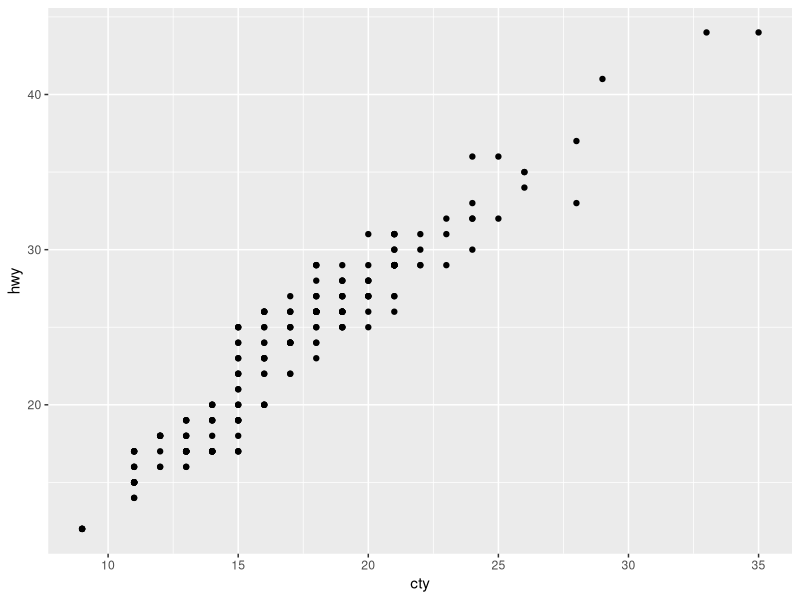
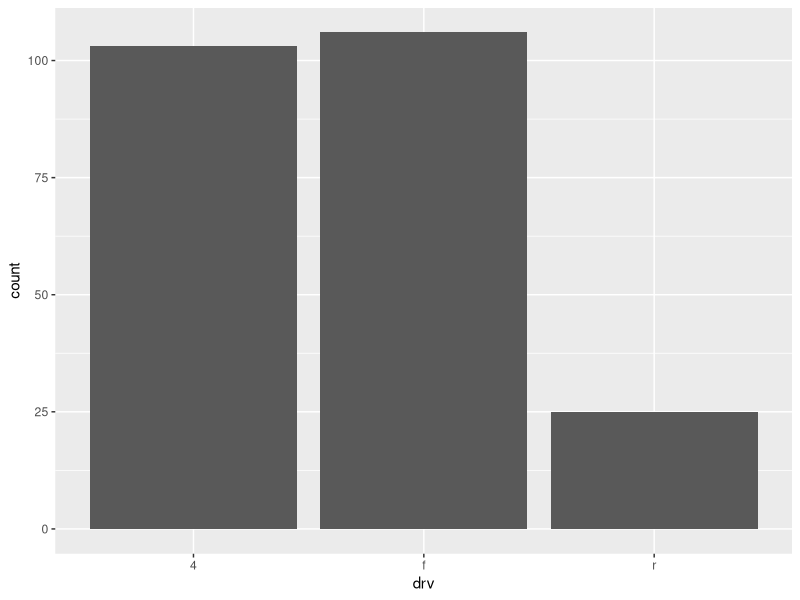
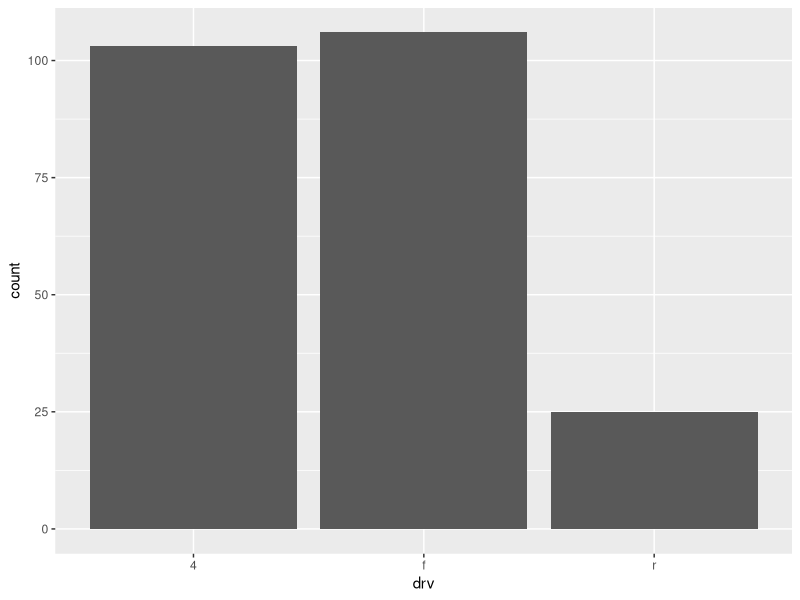
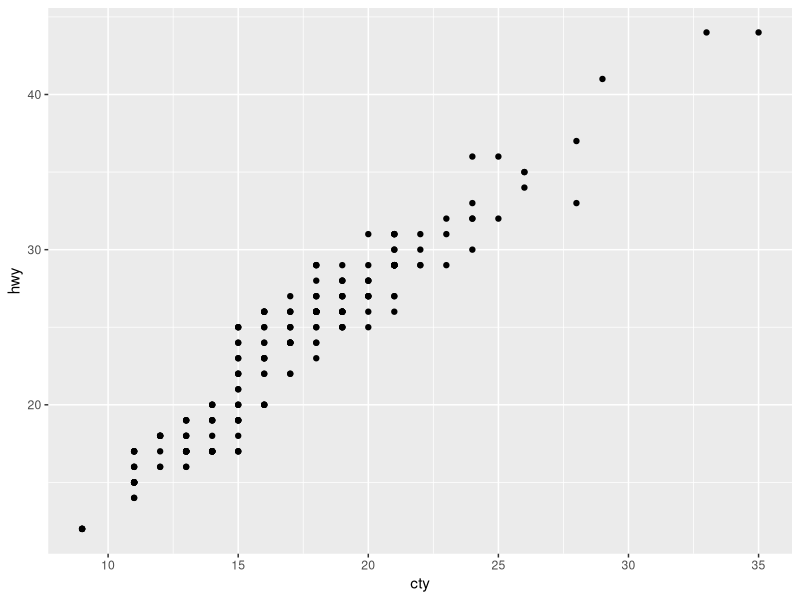
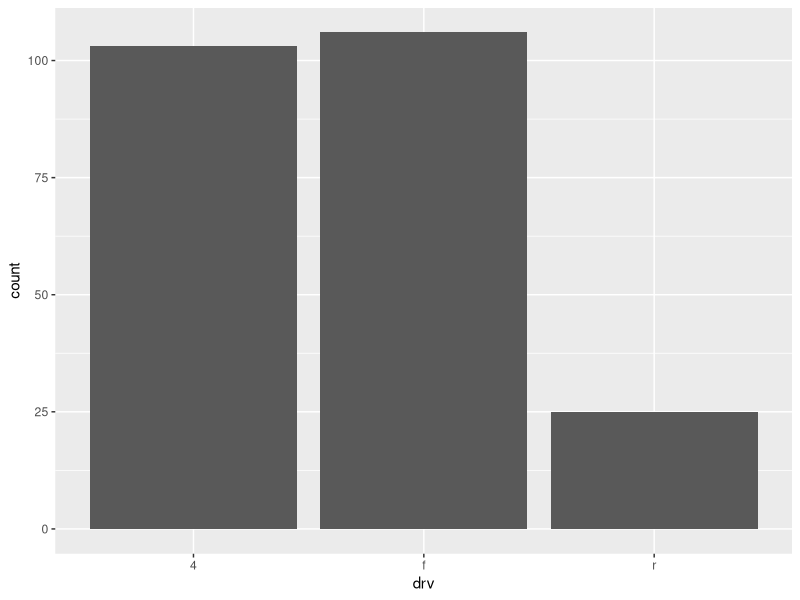

Reproduce these figures in R, in order.
## ---- chunk 1
library(ggplot2)
library(dplyr)
library(boot)
## ---- chunk 2
#| title: Highway vs. city mileage
ggplot(mpg, aes(x=cty, y=hwy)) +
  geom_point()
## ---- chunk 3
#| label: calculate-value

mpg <- mpg 

lowest_mileage_cty <- mpg %>% 
  filter(cty == min(cty)) %>% 
  distinct(cty) %>% 
  pull()

highest_mileage_cty <- mpg %>% 
  filter(cty == max(cty)) %>% 
  distinct(cty) %>% 
  pull()

rounded_mean_cty_mileage <- mpg %>% 
  summarize(round(mean(cty),2)) %>% 
  pull()

## ---- chunk 4
#| content: valuebox
#| title: "Least efficient"
#| icon: fuel-pump-fill
#| color: danger
list(value = paste(lowest_mileage_cty, "mpg"))

## ---- chunk 5
#| content: valuebox
#| title: "Most efficient"
#| icon: fuel-pump-fill
#| color: success
list(value = paste(highest_mileage_cty, "mpg"))

## ---- chunk 6
#| content: valuebox
#| title: "Average city mileage"
#| icon: fuel-pump-fill
#| color: secondary
list(value = paste(rounded_mean_cty_mileage, "mpg"))

## ---- chunk 7
n_cars <- nrow(mpg)

cat("title=", "Drive types of", n_cars, "cars")

ggplot(mpg, aes(x=drv)) +
  geom_bar()
## ---- chunk 8
#| output: false

#add when you need to hide output

ggplot(mpg, aes(x=drv)) +
  geom_bar()
## ---- chunk 9
#| title: One cell = one card
#| layout-ncol: 2

ggplot(mpg, aes(x=cty, y=hwy)) +
  geom_point()

ggplot(mpg, aes(x=drv)) +
  geom_bar()
